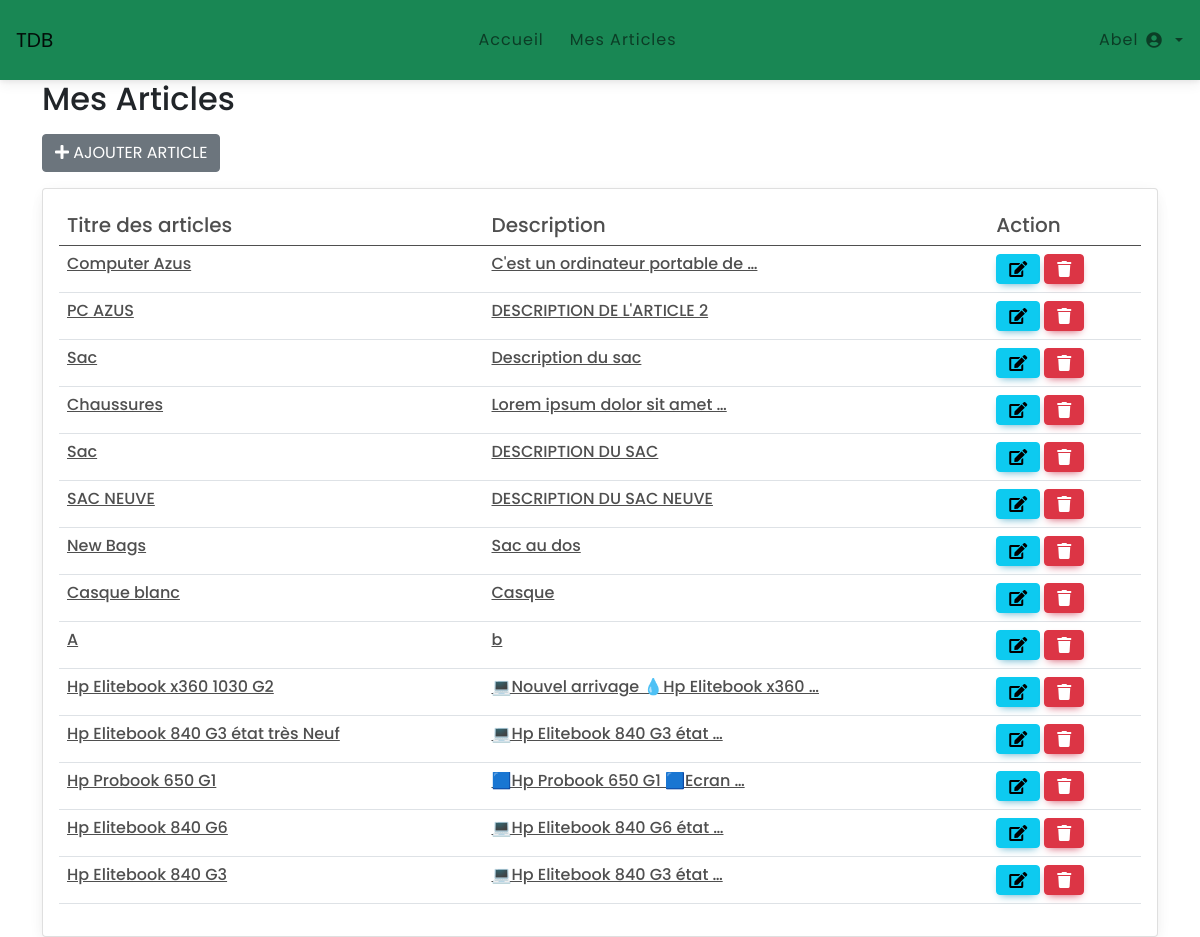
/blog/administration/user_articles/ (signed in), run on the app's committed database.
### blog/models.py (models this page shows, shortened)
class Article(models.Model):
    user=models.ForeignKey(User,on_delete=models.CASCADE,null=True)
    title=models.CharField(max_length=50)
    categorie=models.ForeignKey(Category,on_delete=models.CASCADE)
    description=models.TextField()
    image=models.ImageField(null=True ,blank=True)
    created_at=models.DateTimeField(auto_now_add=True)
    updated_at=models.DateTimeField(auto_now=True)

### app_admin/views.py (the view)
# urls.py: path('user_articles/',views.user_articles , name="mes_articles"),
@login_required
def user_articles(request):
    has_perm = request.user.has_perm("blog.delete_article")
    mes_articles_user = Article.objects.filter(user=request.user)
    return render(request, "app_admin/mes_articles.html", {"mes_articles_user":mes_articles_user, "has_perm":has_perm})

### app_admin/templates/app_admin/mes_articles.html
{% extends 'app_admin/base.html' %}
{% block content %}
<div class="container">
    <div class="row">
        <div class="col-md-12"><h2> Mes Articles</h2></div>
        <div class="col-md-12 p-10">
            <a href="{% url 'app_admin:Add_articles' %}" class="btn btn-secondary float-right mt-2"><i class="fas fa-plus"></i> Ajouter article</a>
        </div>
        <div class="col-md-12">
            {% if mes_articles_user %}
            <div class="card mt-3">
                <div class="card-body">
                    <table class="table table-hover">
                        <thead>
                            <tr>
                                <th class="h5">Titre des articles</th>
                                <th class="h5">Description</th>
                                <th class="h5">Action</th>
                            </tr>
                        </thead>
                        <tbody>
                            {% for article in mes_articles_user %}
                            <tr>
                                <td><a href="" class="h6">{{ article.title }}</a></td>
                                <td><a href="" class="h6"> {{ article.description | truncatewords:5 }}</a></td>
                                <td>
                                    <a href="{% url 'app_admin:update_article' article.id %}" class="btn btn-info"><i class="fas fa-edit"></i></a>
                                    {% if has_perm %}
                                    <a href="{% url 'app_admin:delete_article' article.id %}" class="btn btn-danger"><i class="fas fa-trash"></i></a>
                                    {% endif %}
                                </td>
                            </tr>
                            {% endfor %}
                        </tbody>
                    </table>
                </div>
            </div>
            {% else %}
            <p>Vous n'avez aucun articles</p>
            {% endif %}
        </div>
    </div>
</div>
{% endblock %}

### app_admin/templates/app_admin/nav_bar.html (shortened to what this page needs)
<nav class="navbar navbar-expand-lg navbar-light bg-success">
    <a class="navbar-brand" href="#">TDB</a>
    <div class="collapse navbar-collapse" id="navbarNav">
        <ul class="navbar-nav me-auto">
            <li class="nav-item">
                <a class="nav-link" href="{% url 'blog_site:afficher' %}">Accueil</a>
            </li>
            <li class="nav-item">
                <a class="nav-link" href="{% url 'app_admin:mes_articles' %}">Mes Articles</a>
            </li>
        </ul>
        <ul class="navbar-nav">
            <li class="nav-item dropdown">
                {% if user.is_authenticated %}
                <a class="nav-link dropdown-toggle d-flex align-items-center" href="#" id="navbarDropdown" role="button" data-bs-toggle="dropdown" aria-expanded="false">
                    {{ user.username }} <i class="fas fa-user-circle me-2"></i>
                </a>
                {% else %}
                <a class="nav-link dropdown-toggle d-flex align-items-center" href="#" id="navbarDropdown" role="button" data-bs-toggle="dropdown" aria-expanded="false">
                    <i class="fas fa-user-circle me-2"></i>
                </a>
                {% endif %}
            </li>
        </ul>
    </div>
</nav>

### blog/static/css/style.css (style rules this page uses)
* { margin: 0; padding: 0; box-sizing: border-box; font-family: 'Poppins', sans-serif; }
nav { display: flex; height: 80px; width: 100%; background: #1b1b1b; align-items: center; justify-content: space-between; padding: 0 50px 0 100px; flex-wrap: wrap; }
nav ul { display: flex; flex-wrap: wrap; list-style: none; }
nav ul li { margin: 0 5px; }
nav ul li a { color: #f2f2f2; text-decoration: none; font-size: 18px; font-weight: 500; padding: 8px 15px; border-radius: 5px; letter-spacing: 1px; transition: all 0.3s ease; }

### data on the page
Article: title "Computer Azus", description "C'est un ordinateur portable de …"
Article: title "PC AZUS", description "DESCRIPTION DE L'ARTICLE 2"
Article: title "Sac", description "Description du sac"
Article: title "Chaussures", description "Lorem ipsum dolor sit amet …"
Article: title "Sac", description "DESCRIPTION DU SAC"
Article: title "SAC NEUVE", description "DESCRIPTION DU SAC NEUVE"
Article: title "New Bags", description "Sac au dos"
Article: title "Casque blanc", description "Casque"
Article: title "A", description "b"
Article: title "Hp Elitebook x360 1030 G2", description "💻Nouvel arrivage 💧Hp Elitebook x360 …"
Article: title "Hp Elitebook 840 G3 état très Neuf", description "💻Hp Elitebook 840 G3 état …"
Article: title "Hp Probook 650 G1", description "🟦Hp Probook 650 G1 🟦Ecran …"
Article: title "Hp Elitebook 840 G6", description "💻Hp Elitebook 840 G6 état …"
Article: title "Hp Elitebook 840 G3", description "💻Hp Elitebook 840 G3 état …"

### other printed values
{{ user.username }} "Abel"
